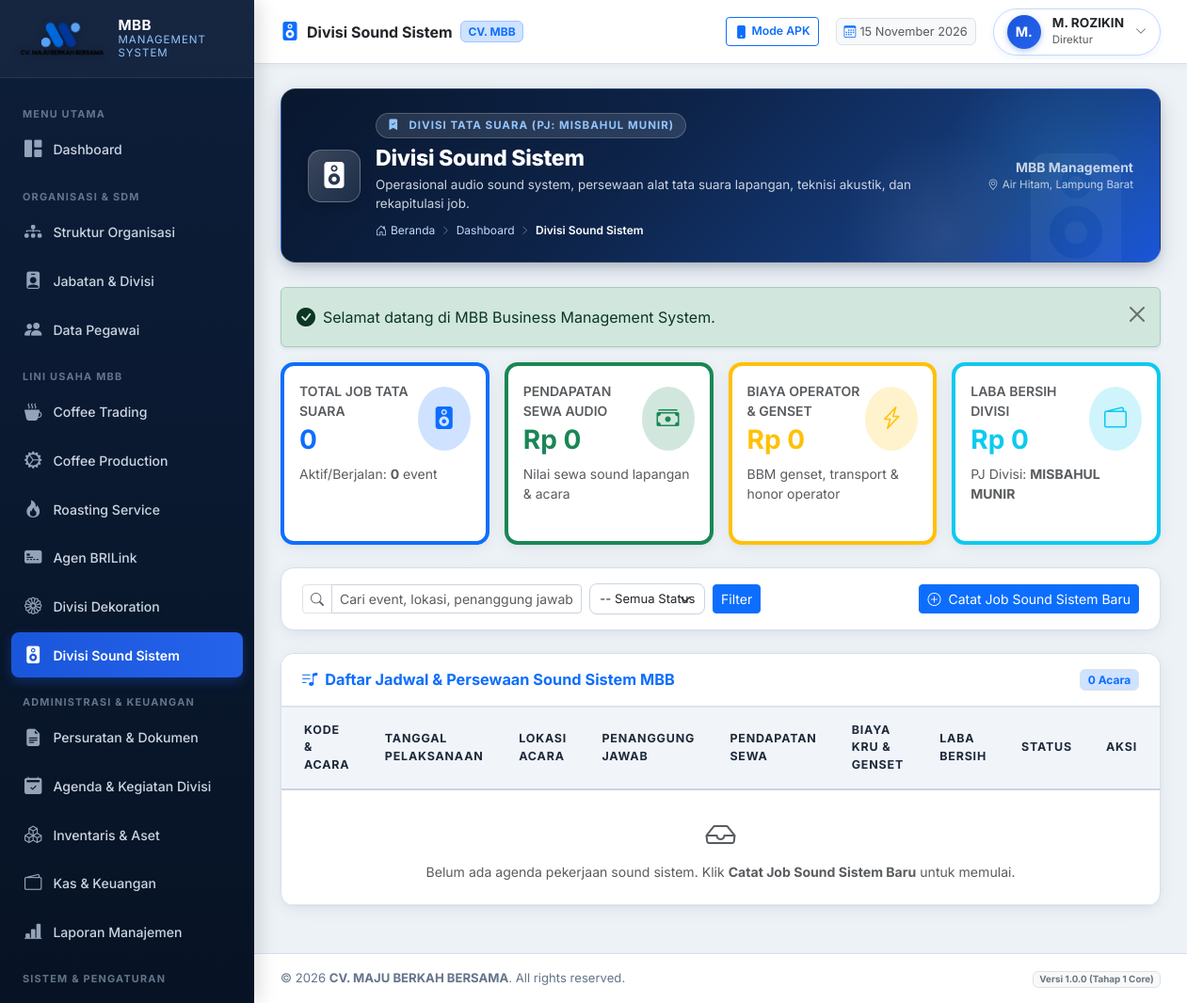
Screenshot of /modules/sound-system/index.php (signed in) with the database file from the repository.
### tables this page shows
CREATE TABLE `users` (
  `id` int(11) NOT NULL AUTO_INCREMENT,
  `username` varchar(50) NOT NULL,
  `email` varchar(100) NOT NULL,
  `password_hash` varchar(255) NOT NULL,
  `role_id` int(11) NOT NULL,
  `employee_id` int(11) DEFAULT NULL,
  `is_active` tinyint(1) DEFAULT 1,
  `must_change_password` tinyint(1) DEFAULT 0,
  `last_login_at` datetime DEFAULT NULL,
  `last_login_ip` varchar(45) DEFAULT NULL,
  `created_at` datetime DEFAULT current_timestamp(),
  `updated_at` datetime DEFAULT current_timestamp() ON UPDATE current_timestamp(),
  PRIMARY KEY (`id`),
  UNIQUE KEY `username` (`username`),
  UNIQUE KEY `email` (`email`),
  UNIQUE KEY `employee_id` (`employee_id`),
  KEY `fk_user_role` (`role_id`),
  CONSTRAINT `fk_user_emp` FOREIGN KEY (`employee_id`) REFERENCES `employees` (`id`) ON DELETE SET NULL,
  CONSTRAINT `fk_user_role` FOREIGN KEY (`role_id`) REFERENCES `roles` (`id`)
);

CREATE TABLE `employees` (
  `id` int(11) NOT NULL AUTO_INCREMENT,
  `employee_code` varchar(30) NOT NULL,
  `full_name` varchar(150) NOT NULL,
  `gender` enum('L','P') DEFAULT 'L',
  `phone_number` varchar(30) DEFAULT NULL,
  `email` varchar(100) DEFAULT NULL,
  `address` text DEFAULT NULL,
  `division_id` int(11) DEFAULT NULL,
  `position_id` int(11) DEFAULT NULL,
  `join_date` date DEFAULT NULL,
  `employment_status` enum('TETAP','KONTRAK','MAGANG','HONORER') DEFAULT 'TETAP',
  `is_active` tinyint(1) DEFAULT 1,
  `avatar` varchar(255) DEFAULT NULL,
  `notes` text DEFAULT NULL,
  `created_at` datetime DEFAULT current_timestamp(),
  `updated_at` datetime DEFAULT current_timestamp() ON UPDATE current_timestamp(),
  PRIMARY KEY (`id`),
  UNIQUE KEY `employee_code` (`employee_code`),
  KEY `fk_emp_div` (`division_id`),
  KEY `fk_emp_pos` (`position_id`),
  CONSTRAINT `fk_emp_div` FOREIGN KEY (`division_id`) REFERENCES `divisions` (`id`) ON DELETE SET NULL,
  CONSTRAINT `fk_emp_pos` FOREIGN KEY (`position_id`) REFERENCES `positions` (`id`) ON DELETE SET NULL
);

CREATE TABLE `positions` (
  `id` int(11) NOT NULL AUTO_INCREMENT,
  `position_code` varchar(20) NOT NULL,
  `position_name` varchar(100) NOT NULL,
  `division_id` int(11) DEFAULT NULL,
  `parent_position_id` int(11) DEFAULT NULL,
  `level_rank` int(11) DEFAULT 1,
  `job_description` text DEFAULT NULL,
  `is_active` tinyint(1) DEFAULT 1,
  `created_at` datetime DEFAULT current_timestamp(),
  `updated_at` datetime DEFAULT current_timestamp() ON UPDATE current_timestamp(),
  PRIMARY KEY (`id`),
  UNIQUE KEY `position_code` (`position_code`),
  KEY `fk_pos_div` (`division_id`),
  KEY `fk_pos_parent` (`parent_position_id`),
  CONSTRAINT `fk_pos_div` FOREIGN KEY (`division_id`) REFERENCES `divisions` (`id`) ON DELETE SET NULL,
  CONSTRAINT `fk_pos_parent` FOREIGN KEY (`parent_position_id`) REFERENCES `positions` (`id`) ON DELETE SET NULL
);

### modules/sound-system/index.php (the view, shortened to what the rows shown need)
<?php
require_once __DIR__ . '/../../core/Auth.php';
require_once __DIR__ . '/../../helpers/utils.php';
$pageTitle = 'Divisi Sound Sistem';
require_once __DIR__ . '/../../components/header.php';
require_once __DIR__ . '/../../components/topbar.php';
?>
<div class="card-mbb">
    <div class="card-mbb-body p-0">
        <div class="table-responsive">
            <table class="table-mbb align-middle">
                <thead>
                    <tr>
                        <th class="ps-4">Kode & Acara</th>
                        <th>Tanggal Pelaksanaan</th>
                        <th>Lokasi Acara</th>
                        <th>Penanggung Jawab</th>
                        <th>Pendapatan Sewa</th>
                        <th>Biaya Kru & Genset</th>
                        <th>Laba Bersih</th>
                        <th>Status</th>
                        <th class="text-end pe-4">Aksi</th>
                    </tr>
                </thead>
            </table>
        </div>
    </div>
</div>
<?php require_once __DIR__ . '/../../components/footer.php'; ?>

### components/topbar.php (shortened to what the rows shown need)
<?php
$user = Auth::user();
$displayName = $user['full_name'] ?? ($user['username'] ?? 'User');
$displayRole = $user['role_title'] ?? ($user['role_name'] ?? 'User');
$displayPos  = $user['position_name'] ?? $displayRole;
$initials    = strtoupper(substr($displayName, 0, 2));
$activeMeta = $moduleMetadata[$currentModule ?? 'dashboard'] ?? [
    'title'    => $pageTitle ?? 'MBB Management System',
    'category' => 'SISTEM INFORMASI TERPADU',
    'icon'     => 'bi-grid-fill',
    'desc'     => 'Sistem manajemen operasional terpadu CV. MAJU BERKAH BERSAMA'
];
$bannerTitle    = $pageTitle ?? $activeMeta['title'];
?>
<div class="main-content">
    <header class="topbar">
        <div class="topbar-right">
            <div class="dropdown">
                <div class="user-profile-badge" data-bs-toggle="dropdown" aria-expanded="false">
                    <div class="user-avatar"><?= e($initials) ?></div>
                    <div class="d-none d-sm-block text-start lh-1">
                        <div class="fw-bold text-dark" style="font-size: 0.85rem;"><?= e($displayName) ?></div>
                        <small class="text-muted" style="font-size: 0.72rem;"><?= e($displayPos) ?></small>
                    </div>
                    <i class="bi bi-chevron-down text-muted" style="font-size: 0.75rem;"></i>
                </div>
            </div>
        </div>
    </header>
    <div class="content-body">
        <div class="page-hero-banner">
            <div class="page-hero-content">
                <div class="banner-title-group">
                    <div>
                        <h2 class="banner-page-title"><?= e($bannerTitle) ?></h2>
                    </div>
                </div>
            </div>
        </div>

### rows the page displays
users: employee.full_name "M.", employee.full_name "M. ROZIKIN", positions.position_name "Direktur"

### other values shown
get_company_setting('company_short_name', 'MBB') "MBB"
$bannerTitle "Divisi Sound Sistem"
$bannerCategory "DIVISI TATA SUARA (PJ: MISBAHUL MUNIR)"
$bannerDesc "Operasional audio sound system, persewaan alat tata suara lapangan, teknisi akustik, dan rekapitulasi job."
$label "Dashboard"
$label "Divisi Sound Sistem"
$msg "Selamat datang di MBB Business Management System."
$metrics['total_jobs'] "0"
$metrics['active_jobs'] "0"
format_rupiah($metrics['total_revenue']) "Rp 0"
format_rupiah($metrics['total_expense']) "Rp 0"
format_rupiah($netIncome) "Rp 0"
count($activities) "0"
get_company_setting('company_name', 'CV. MAJU BERKAH BERSAMA') "CV. MAJU BERKAH BERSAMA"
